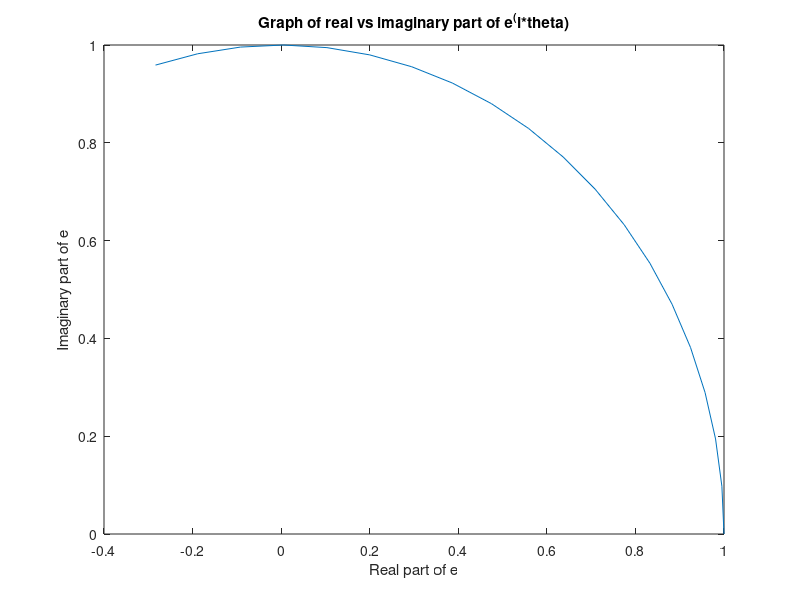

This chart was generated by the following MATLAB code:
d=linspace(0,360,20);
s=sind(d);
c=cosd(d);
t=tand(d);
plot(d,t);
xlabel('d');
ylabel('tan d');
plot(d,s);
xlabel('d');
ylabel('sin d');
plot(d,c);
xlabel('d');
ylabel('cos d');
e=exp(i*d);
plot(real(e),imag(e));
title('Graph of real vs imaginary part of e^(i*theta)')
xlabel('Real part of e');
ylabel('Imaginary part of e');

